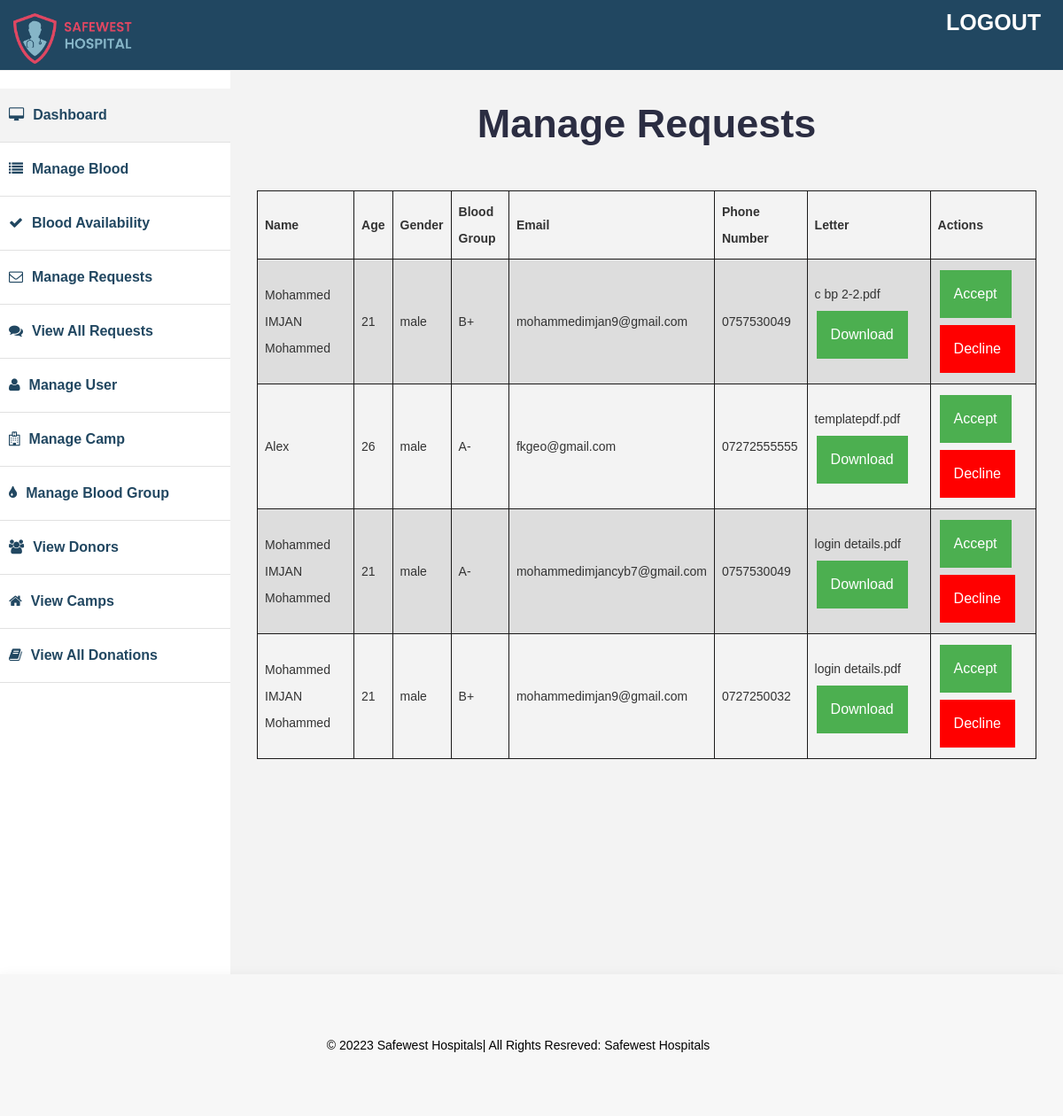
/admin/managerequest.php, run on the app's committed database.
### tables this page shows
CREATE TABLE `requests` (
  `id` int(11) NOT NULL,
  `datetime` datetime(6) NOT NULL,
  `name` varchar(255) NOT NULL,
  `age` varchar(100) NOT NULL,
  `gender` varchar(100) NOT NULL,
  `blood_group` varchar(100) NOT NULL,
  `email` varchar(200) NOT NULL,
  `phone_number` varchar(100) NOT NULL,
  `hospital_report` varchar(255) NOT NULL
);

### admin/managerequest.php (the view, shortened to what this page needs)
<?php
include('../db.php');
?>
<!DOCTYPE html>
<html xmlns="http://www.w3.org/1999/xhtml">
<head>
	<link href="assets/css/bootstrap.css" rel="stylesheet" />
	<link href="assets/css/font-awesome.css" rel="stylesheet" />
	<link href="assets/css/custom.css" rel="stylesheet" />
	<link rel="stylesheet" href="style.css" />
</head>
<body>
	<?php include 'header.php' ?>
	<?php include 'sidebar.php' ?>
	<div id="page-wrapper">
		<main class="main">
			<div class="form-head">
				<h2>Manage Requests</h2>
				<table class="table-normal req-table">
					<tr>
						<th>Name</th>
						<th>Age</th>
						<th>Gender</th>
						<th>Blood Group</th>
						<th>Email</th>
						<th>Phone Number</th>
						<th>Letter</th>
						<th>Actions</th>
					</tr>
					<?php
					$sql = "SELECT * FROM requests";
					$result = mysqli_query($conn, $sql);
					if (mysqli_num_rows($result) > 0) {
						while ($row = mysqli_fetch_assoc($result)) {
							echo "<tr>
           	 						<td>{$row['name']}</td>
            						<td>{$row['age']}</td>
            						<td>{$row['gender']}</td>
            						<td>{$row['blood_group']}</td>
            						<td>{$row['email']}</td>
            						<td>{$row['phone_number']}</td>
									<td>{$row['hospital_report']} <a href='../hospital_reports/{$row['hospital_report']}' target='_blank' d class='letter-btn'>Download</a></td>
            						<td>
              						<button class='accept-button'>Accept</button>
              						<button class='decline-button'>Decline</button>
            						</td>
          						</tr>";
						}
					}
					?>
				</table>
			</div>
		</main>
	</div>
	<?php include 'footer.php' ?>
</body>
</html>

### admin/header.php (shortened to what this page needs)
<div id="wrapper">
        <div class="navbar navbar-inverse navbar-fixed-top">
            <div class="adjust-nav">
                <div class="navbar-header">
                    <a class="navbar-brand" href="#"  >
                        <img src="../admin/assets/img/logo.png"  width="15%" />
                    </a>
                </div>
                <span class="logout-spn">
                    <a href="#" style="color:#fff;">LOGOUT</a>
                </span>
            </div>
        </div>

### admin/sidebar.php
<nav class="navbar-default navbar-side" role="navigation">
	<div class="sidebar-collapse">
		<ul class="nav" id="main-menu">
			<li class="active-link">
				<a href="index.php"><i class="fa fa-desktop "></i>Dashboard</a>
			</li>
			<li>
				<a href="manageblood.php"><i class="fa fa-list "></i>Manage Blood</a>
			</li>
			<li>
				<a href="bloodavailabilty.php"><i class="fa fa-check"></i>Blood Availability</a>
			</li>
			<li>
				<a href="managerequest.php"><i class="fa fa-envelope-o fa-x"></i>Manage Requests</a>
			</li>
			<li>
				<a href="viewallrequests.php"><i class="fa fa-comments"></i>View All Requests</a>
			</li>
			<li>
				<a href="manageuser.php"><i class="fa fa-user "></i>Manage User</a>
			</li>
			<li>
				<a href="managecamp.php"><i class="fa fa-hospital-o"></i>Manage Camp</a>
			</li>
			<li>
				<a href="managebloodgroup.php"><i class="fa  fa-tint"></i>Manage Blood Group </a>
			</li>
			<li>
				<a href="viewdonors.php"><i class="fa fa-group "></i>View Donors</a>
			</li>
			<li>
				<a href="viewcamp.php"><i class="fa fa-home "></i>View Camps</a>
			</li>
			<li>
				<a href="viewalldonations.php"><i class="fa fa-book "></i>View All Donations</a>
			</li>
		</ul>
	</div>
</nav>

### admin/footer.php
<div class="footer">
<div class="row">
	<div class="col-lg-12">
		&copy; 20223 Safewest Hospitals| All Rights Resreved: <a href="http://binarytheme.com" style="color:#fff;" target="_blank">Safewest Hospitals</a>
	</div>
</div>
</div>

### admin/assets/css/custom.css (style rules this page uses)
body { font-family: 'Open Sans', sans-serif; line-height:30px; }
#wrapper { width: 100%; margin-top:50px; }
#page-wrapper { padding: 15px 15px; min-height: 600px; background:#F3F3F3; }
.sidebar-collapse .nav { padding:0; padding-top:50px; }
.sidebar-collapse > .nav > li > a { padding:15px 10px; color: #214761; font-weight: 900; font-size: 16px; }
.sidebar-collapse > .nav > li { border-bottom:1px solid #e1e1e1; }
.navbar-side { border:none; background-color: #fff; }
.navbar-inverse { background-color: #214761; border-color: #F0F0F0; min-height: 80px; }
.nav > li > a > i { margin-right:10px; }
.logout-spn { float:right; color:#fff; font-size:25px; font-weight:800; margin:20px; margin: 10px 25px 10px 50px; }
.logout-spn a { text-decoration:none; }
.active-link { background-color:#f3f3f3; }
.footer { background-color:#214761; width:100%; color:#fff; padding:20px 50px 20px 50px; padding-left:20px; }
.footer { background-color:#214761; width:100%; color:#000000; padding:20px 50px 20px 50px; padding-left:20px; }
.footer a { color:#000000 !important; }
@media (min-width:768px) { #page-wrapper { margin: 0 0 0 260px; padding: 15px 30px; min-height: 1050px; } }
@media (min-width:768px) { .navbar-side { z-index: 1; position: absolute; width: 260px; } }

### admin/style.css (style rules this page uses)
* { margin: 0; padding: 0; box-sizing: border-box; font-family: "Poppins", sans-serif; text-decoration: none; list-style: none; scroll-behavior: smooth; }
a { color: var(--primary-color); }
:root { --primary-color: #2b2d42; --secondary-color: #8d99ae; --sub-color: #ef233c; }
.main { flex: 5; }
.footer { width: 100%; height: 20vh; display: flex; align-items: center; justify-content: center; background-color: #f7f7f7; box-shadow: 0px 4px 15px rgb(0 0 0/ 8%); }
.form-head h2 { text-align: center; color: var(--primary-color); font-size: 45px; margin-top: 5rem; font-weight: 600; margin-bottom: 5rem; }
.table-normal td, th { border: 1px solid #1b1a1a; text-align: left; padding: 8px; }
.table-normal tr:nth-child(even) { background-color: #dddddd; }
.accept-button, .decline-button, .letter-btn { border: none; color: white; padding: 12px 16px; text-align: center; text-decoration: none; display: inline-block; font-size: 16px; margin: 4px 2px; cursor: pointer; }
.accept-button { background-color: #4CAF50; }
.decline-button { background-color: red; }
.form-head h2 { text-align: center; margin-bottom: 5rem; }
.req-table { display: flex; justify-content: center; }
.letter-btn { background-color: #4CAF50; }

### data on the page
requests: name "Mohammed IMJAN Mohammed", age "21", gender "male", blood_group "B+", email "mohammedimjan9@gmail.com", phone_number "0757530049", hospital_report "c bp 2-2.pdf"
requests: name "Alex", age "26", gender "male", blood_group "A-", email "fkgeo@gmail.com", phone_number "07272555555", hospital_report "templatepdf.pdf"
requests: name "Mohammed IMJAN Mohammed", age "21", gender "male", blood_group "A-", email "mohammedimjancyb7@gmail.com", phone_number "0757530049", hospital_report "login details.pdf"
requests: name "Mohammed IMJAN Mohammed", age "21", gender "male", blood_group "B+", email "mohammedimjan9@gmail.com", phone_number "0727250032", hospital_report "login details.pdf"
